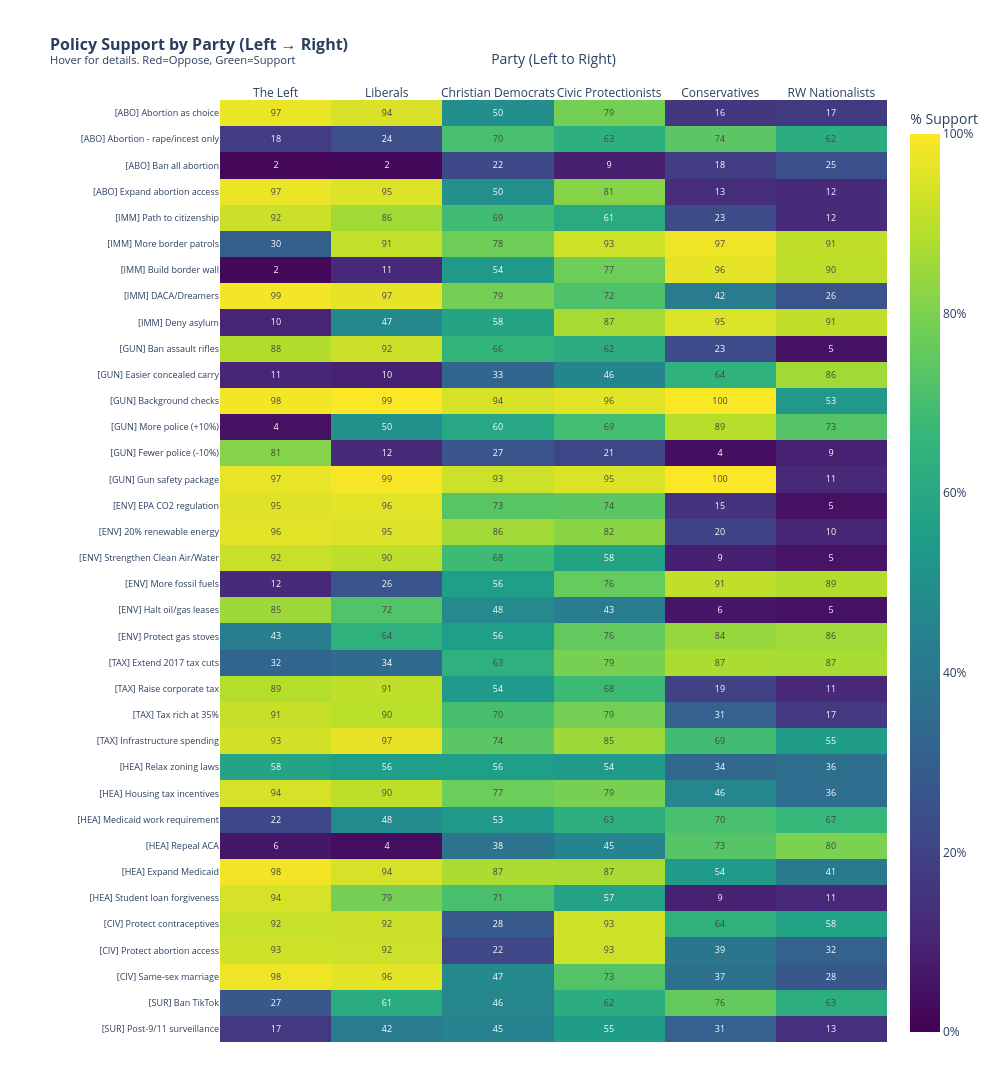

The notebook cell this image was saved under:
### Markdown cell above
## Step 8: Visual Comparison of Party Clusters

Multiple visualization approaches to compare the 6 natural party clusters on policy positions.

### Code cell
# INTERACTIVE HEATMAP: Policy Support by Party Cluster (Left to Right)
import plotly.graph_objects as go
import plotly.express as px
import pandas as pd
import numpy as np

# Party order from LEFT to RIGHT politically
party_order = ['The Left', 'Liberals', 'Christian Democrats', 'Civic Protectionists', 'Conservatives', 'RW Nationalists']
# Map party names to cluster IDs
party_to_cluster = {
    'The Left': 0, 'RW Nationalists': 1, 'Christian Democrats': 2, 
    'Civic Protectionists': 3, 'Conservatives': 4, 'Liberals': 5
}

# Policy questions organized by category
policy_by_category = {
    'ABORTION': [
        ('Abortion as choice', 'CC24_324a'),
        ('Abortion - rape/incest only', 'CC24_324b'),
        ('Ban all abortion', 'CC24_324c'),
        ('Expand abortion access', 'CC24_324d'),
    ],
    'IMMIGRATION': [
        ('Path to citizenship', 'CC24_323a'),
        ('More border patrols', 'CC24_323b'),
        ('Build border wall', 'CC24_323c'),
        ('DACA/Dreamers', 'CC24_323d'),
        ('Deny asylum', 'CC24_340f'),
    ],
    'GUNS & POLICING': [
        ('Ban assault rifles', 'CC24_321a'),
        ('Easier concealed carry', 'CC24_321b'),
        ('Background checks', 'CC24_321c'),
        ('More police (+10%)', 'CC24_321d'),
        ('Fewer police (-10%)', 'CC24_321e'),
        ('Gun safety package', 'CC24_321f'),
    ],
    'ENVIRONMENT': [
        ('EPA CO2 regulation', 'CC24_326a'),
        ('20% renewable energy', 'CC24_326b'),
        ('Strengthen Clean Air/Water', 'CC24_326c'),
        ('More fossil fuels', 'CC24_326d'),
        ('Halt oil/gas leases', 'CC24_326e'),
        ('Protect gas stoves', 'CC24_326f'),
    ],
    'TAXATION': [
        ('Extend 2017 tax cuts', 'CC24_341a'),
        ('Raise corporate tax', 'CC24_341b'),
        ('Tax rich at 35%', 'CC24_341c'),
        ('Infrastructure spending', 'CC24_341d'),
    ],
    'HEALTHCARE & HOUSING': [
        ('Relax zoning laws', 'CC24_328a'),
        ('Housing tax incentives', 'CC24_328b'),
        ('Medicaid work requirement', 'CC24_328c'),
        ('Repeal ACA', 'CC24_328d'),
        ('Expand Medicaid', 'CC24_328e'),
        ('Student loan forgiveness', 'CC24_323f'),
    ],
    'CIVIL RIGHTS': [
        ('Protect contraceptives', 'CC24_340a'),
        ('Protect abortion access', 'CC24_340b'),
        ('Same-sex marriage', 'CC24_340c'),
    ],
    'SURVEILLANCE': [
        ('Ban TikTok', 'CC24_340d'),
        ('Post-9/11 surveillance', 'CC24_340e'),
    ],
}

# Build heatmap data with category groupings
heatmap_rows = []
row_labels = []
category_labels = []  # For y-axis grouping

for category, policies in policy_by_category.items():
    for policy_name, q_code in policies:
        row_data = []
        for party_name in party_order:
            cluster_id = party_to_cluster[party_name]
            cluster_data = ces_policy_imputed[ces_policy_imputed['cluster'] == cluster_id]
            total_weight = cluster_data['commonweight'].sum()
            support_pct = (cluster_data.loc[cluster_data[q_code] == 1, 'commonweight'].sum() / total_weight) * 100
            row_data.append(support_pct)
        heatmap_rows.append(row_data)
        row_labels.append(policy_name)
        category_labels.append(category)

# Create heatmap matrix
z_data = np.array(heatmap_rows)

# Create hover text with full details
hover_text = []
for i, (label, cat, row) in enumerate(zip(row_labels, category_labels, heatmap_rows)):
    hover_row = []
    for j, (party, val) in enumerate(zip(party_order, row)):
        hover_row.append(f"<b>{party}</b><br><b>{cat}</b>: {label}<br><b>{val:.0f}%</b> support")
    hover_text.append(hover_row)

# Create combined labels with category prefix
combined_labels = [f"[{cat[:3]}] {label}" for cat, label in zip(category_labels, row_labels)]

# Create the interactive heatmap
fig = go.Figure(data=go.Heatmap(
    z=z_data,
    x=party_order,
    y=combined_labels,
    colorscale='viridis',
    zmid=50,
    zmin=0,
    zmax=100,
    text=np.round(z_data).astype(int),
    texttemplate="%{text}",
    textfont={"size": 9},
    hovertext=hover_text,
    hoverinfo='text',
    colorbar=dict(title='% Support', ticksuffix='%')
))

fig.update_layout(
    title=dict(text='<b>Policy Support by Party (Left → Right)</b><br><sup>Hover for details. Red=Oppose, Green=Support</sup>', font=dict(size=16)),
    xaxis=dict(title='Party (Left to Right)', side='top', tickangle=0),
    yaxis=dict(title='', autorange='reversed', tickfont=dict(size=9)),
    height=1100,
    width=1000,
    margin=dict(l=220, r=50, t=100, b=50),
)

fig.show()
print("\n✓ Interactive: Hover over cells for details. Zoom/pan supported.")

### Figure 1 — Plotly figure (JSON) as saved in the notebook; plotly's stock layout.template omitted (floating-point values rounded to 4 significant figures; data arrays with more than 128 entries replaced by an {"elided": "..."} marker saying what was removed)
{"data": [{"colorbar": {"ticksuffix": "%", "title": {"text": "% Support"}}, "colorscale": [[0, "#440154"], [0.1111, "#482878"], [0.2222, "#3e4989"], [0.3333, "#31688e"], [0.4444, "#26828e"], [0.5556, "#1f9e89"], [0.6667, "#35b779"], [0.7778, "#6ece58"], [0.8889, "#b5de2b"], [1, "#fde725"]], "hoverinfo": "text", "hovertext": {"elided": "36x6 str values"}, "text": {"elided": "36x6 int values"}, "textfont": {"size": 9}, "texttemplate": "%{text}", "type": "heatmap", "x": ["The Left", "Liberals", "Christian Democrats", "Civic Protectionists", "Conservatives", "RW Nationalists"], "y": ["[ABO] Abortion as choice", "[ABO] Abortion - rape/incest only", "[ABO] Ban all abortion", "[ABO] Expand abortion access", "[IMM] Path to citizenship", "[IMM] More border patrols", "[IMM] Build border wall", "[IMM] DACA/Dreamers", "[IMM] Deny asylum", "[GUN] Ban assault rifles", "[GUN] Easier concealed carry", "[GUN] Background checks", "[GUN] More police (+10%)", "[GUN] Fewer police (-10%)", "[GUN] Gun safety package", "[ENV] EPA CO2 regulation", "[ENV] 20% renewable energy", "[ENV] Strengthen Clean Air/Water", "[ENV] More fossil fuels", "[ENV] Halt oil/gas leases", "[ENV] Protect gas stoves", "[TAX] Extend 2017 tax cuts", "[TAX] Raise corporate tax", "[TAX] Tax rich at 35%", "[TAX] Infrastructure spending", "[HEA] Relax zoning laws", "[HEA] Housing tax incentives", "[HEA] Medicaid work requirement", "[HEA] Repeal ACA", "[HEA] Expand Medicaid", "[HEA] Student loan forgiveness", "[CIV] Protect contraceptives", "[CIV] Protect abortion access", "[CIV] Same-sex marriage", "[SUR] Ban TikTok", "[SUR] Post-9/11 surveillance"], "z": {"elided": "36x6 float values"}, "zmax": 100, "zmid": 50, "zmin": 0}], "layout": {"height": 1100, "margin": {"b": 50, "l": 220, "r": 50, "t": 100}, "title": {"font": {"size": 16}, "text": "<b>Policy Support by Party (Left → Right)</b><br><sup>Hover for details. Red=Oppose, Green=Support</sup>"}, "width": 1000, "xaxis": {"side": "top", "tickangle": 0, "title": {"text": "Party (Left to Right)"}}, "yaxis": {"autorange": "reversed", "tickfont": {"size": 9}, "title": {"text": ""}}}}
